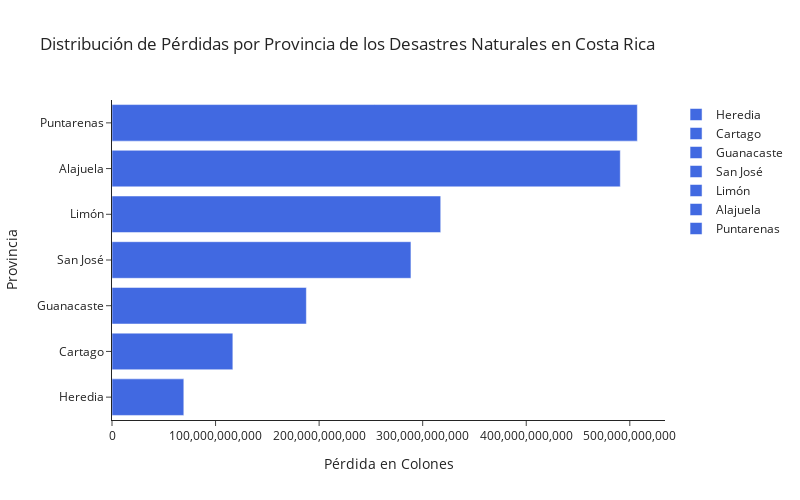

Notebook code for this chart:
### Code cell
df_plot = perdidas_provincia.reset_index()
df_plot.columns = ["Provincia", "Pérdidas"]

fig = go.Figure()

for i, row in df_plot.iterrows():
    fig.add_trace(go.Bar(
        x=[row["Pérdidas"]],
        y=[row["Provincia"]],
        orientation="h",
        marker=dict(color="royalblue"),  
        name=row["Provincia"]
    ))

fig.update_layout(
    width=800,
    height=500,
    template="simple_white",
    xaxis_title="Pérdida en Colones",
    yaxis_title="Provincia",
    title="Distribución de Pérdidas por Provincia de los Desastres Naturales en Costa Rica",
)

fig.update_xaxes(type="linear", exponentformat="none")

fig.show()

### Figure 1 — Plotly figure (JSON) as saved in the notebook; plotly's stock layout.template omitted (floating-point values rounded to 4 significant figures)
{"data": [{"marker": {"color": "royalblue"}, "name": "Heredia", "orientation": "h", "type": "bar", "x": [69350000000.0], "y": ["Heredia"]}, {"marker": {"color": "royalblue"}, "name": "Cartago", "orientation": "h", "type": "bar", "x": [116700000000.0], "y": ["Cartago"]}, {"marker": {"color": "royalblue"}, "name": "Guanacaste", "orientation": "h", "type": "bar", "x": [187700000000.0], "y": ["Guanacaste"]}, {"marker": {"color": "royalblue"}, "name": "San José", "orientation": "h", "type": "bar", "x": [288700000000.0], "y": ["San José"]}, {"marker": {"color": "royalblue"}, "name": "Limón", "orientation": "h", "type": "bar", "x": [317422379034], "y": ["Limón"]}, {"marker": {"color": "royalblue"}, "name": "Alajuela", "orientation": "h", "type": "bar", "x": [490800000000.0], "y": ["Alajuela"]}, {"marker": {"color": "royalblue"}, "name": "Puntarenas", "orientation": "h", "type": "bar", "x": [507300000000.0], "y": ["Puntarenas"]}], "layout": {"height": 500, "title": {"text": "Distribución de Pérdidas por Provincia de los Desastres Naturales en Costa Rica"}, "width": 800, "xaxis": {"autorange": true, "exponentformat": "none", "range": [0, 534000000000.0], "title": {"text": "Pérdida en Colones"}, "type": "linear"}, "yaxis": {"autorange": true, "range": [-0.5, 6.5], "title": {"text": "Provincia"}, "type": "category"}}}
